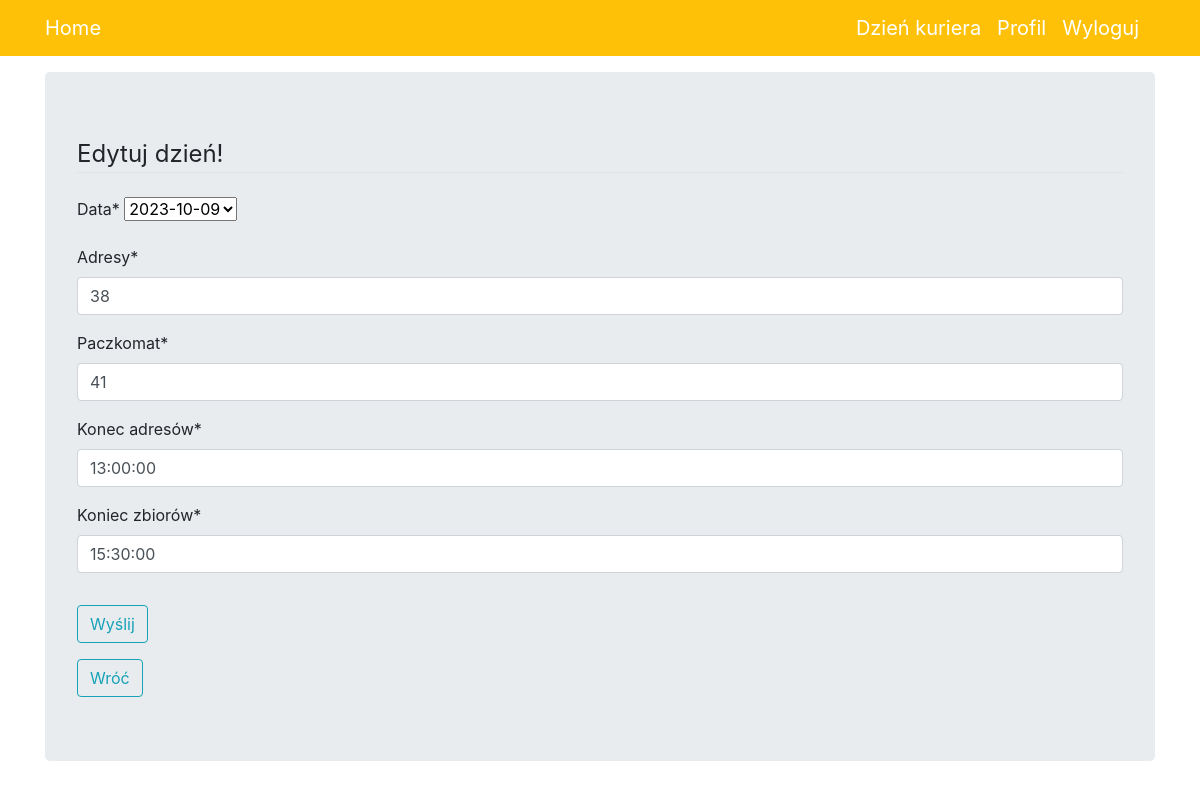
The page /courierday/update/6 (signed in) on the database as committed earlier.
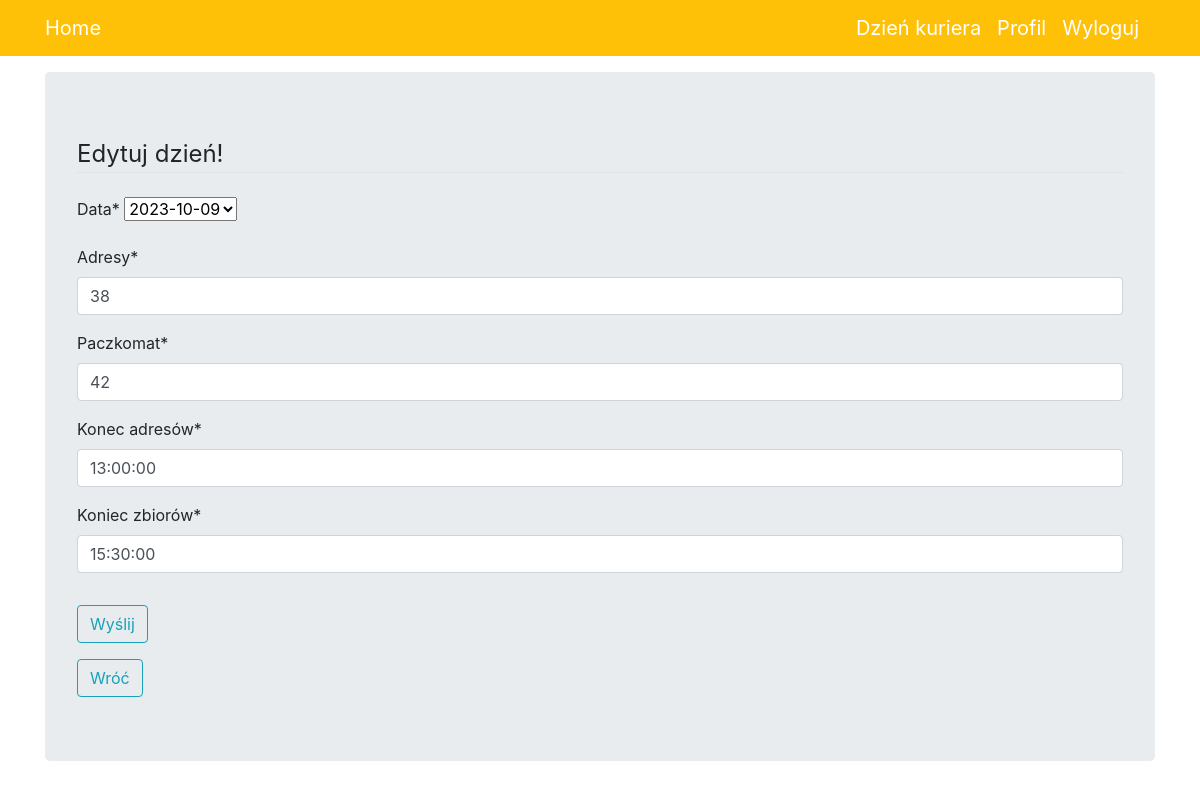
The same page on the database as committed later.
### courier/models.py (models this page shows, shortened)
class CourierDay(models.Model):
    user = models.ForeignKey(User, models.SET_NULL, null=True)
    packages = models.ForeignKey('FacilityPackages', models.SET_NULL, null=True, verbose_name="Data")
    addresses = models.IntegerField(verbose_name="adresy")
    machine = models.IntegerField(verbose_name="paczkomat")
    stops_end = models.TimeField(verbose_name="konec adresów")
    pickup_end = models.TimeField(verbose_name="koniec zbiorów")
    added = models.DateTimeField(auto_now_add=True, null=True)

### courier/views.py (the view)
# urls.py: path('courierday/update/<pk>', UpdateCourierDay.as_view(), name='update'),
class UpdateCourierDay(LoginRequiredMixin, UpdateView):
    template_name = 'edit_day.html'
    model = CourierDay
    form_class = CourierDayModelForm
    success_url = reverse_lazy('courier_day_view')

### courier/forms.py
class CourierDayModelForm(ModelForm):
    class Meta:
        model = CourierDay
        exclude = ['user']

### courier/models.py (called while the page is built)
    def __str__(self):
        return f'{self.date}'

### courier/templates/edit_day.html (shortened to what this page needs)
{% extends 'form.html' %}
{% load crispy_forms_tags %}
{% block content %}
<div class="jumbotron mt-3 mb-3">
    <div class="content-section">
        <form method="POST">
            <fieldset class="form-group">
                <legend class="border-bottom mb-4">Edytuj dzień!</legend>
                {{ form|crispy }}
            </fieldset>
            <div class="form-group">
                <button class="btn btn-outline-info" type="submit">Wyślij</button>
            </div>
        </form>
        <div>
            <a class="btn btn-outline-info" href="/courierday/">Wróć</a>
        </div>
    </div>
</div>
{% endblock %}

Rows that differ between the two databases and show on the page:
changed CourierDay: machine "41" → "42"
